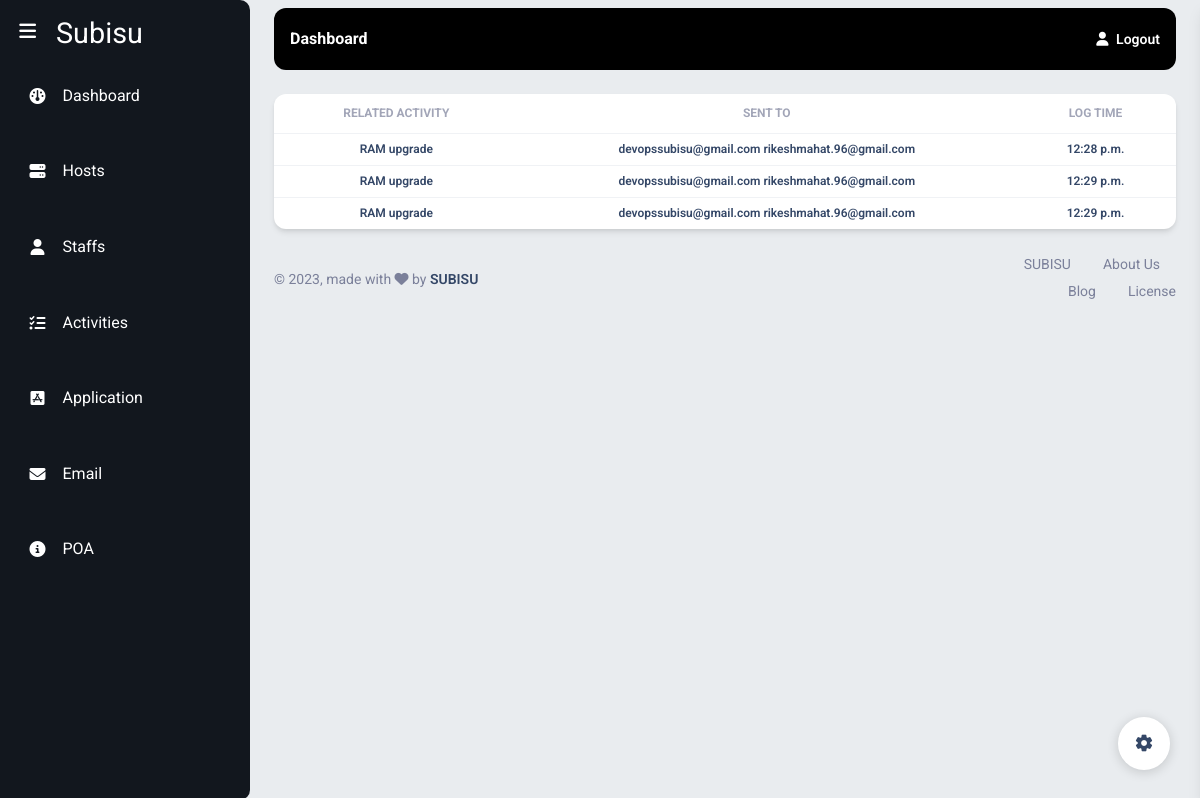
Page /email/ (signed in) on the committed database.
### subisu/models.py (models this page shows, shortened)
class EmailNotification(models.Model):
    activityId = models.ForeignKey(Activities, on_delete=models.CASCADE, verbose_name="Select Activity")
    emailBody = models.TextField(null=True, blank=True)
    logTime = models.TimeField(auto_now_add=True)

class Activities(models.Model):
    title = models.CharField(max_length=200, verbose_name="Activity Title")
    empId = models. ForeignKey(Staffs, on_delete= models.CASCADE, null = True)
    location = models.CharField(max_length=200, null=True, blank=True)
    reason = models.TextField(verbose_name="Reasons", blank=True)
    impact = models.TextField(verbose_name="Impact", blank=True)
    contact = models.ForeignKey(Units, on_delete=models.CASCADE,  null=True, help_text="Select units you want to send mail to")
    startTime = models.DateTimeField(null=True, blank=True, verbose_name="Activity Start Time")
    endTime = models.DateTimeField(null=True, blank=True,verbose_name="Activity End Time")
    activities = models.TextField(max_length=500, verbose_name="Activities")
    created = models.DateTimeField(auto_now_add=True, verbose_name="Activity Created At")
    otherEmails = models.TextField(blank=True, null=True, help_text="Add other emails separated by spaces", validators=[validate_email_list])
    Comment= models.CharField(max_length=200, null=True)
    status= models.CharField(max_length=20,choices=ACTIVITY_STATUS, default= 'Open')
    sendEmail = models.BooleanField(verbose_name = "Send Email",default=False, help_text="Send Email Notification to Department")
    ETA = models.CharField(max_length=200, null=True, blank=True)

### Models/units.py (models this page shows, shortened)
class Units(models.Model):
    name = models.CharField(max_length = 100)
    departmentId = models.ForeignKey(Departments, on_delete=models.PROTECT)
    unitHead = models.CharField(max_length=100)
    email = models.EmailField()
    status = models.BooleanField(default=True)

### subisu/views.py (the view)
# urls.py: path('email/', view_emails, name='emails'),
@login_required()
def view_emails(request):
    emails = EmailNotification.objects.all()
    context = {
        'emails' : emails
    }
    return render(request, 'subisu/emails.html', context)

### task/context_processors.py (called while the page is built)
def request_processor(request):
    return {'request': request}

### templates/subisu/emails.html (shortened to what this page needs)
{%extends 'subisu/base.html' %}
{%block start%}
<div class = "px-4">
<div class="card mt-4">
  <div class="table-responsive">
    <table class="table align-items-center mb-0">
      <thead>
        <tr>
            <th class="text-center text-uppercase text-secondary text-xs font-weight-bolder opacity-7">Related Activity</th>
            <th class="text-center text-uppercase text-secondary text-xs font-weight-bolder opacity-7">Sent To</th>
            <th class="text-center text-uppercase text-secondary text-xs font-weight-bolder opacity-7">Log Time</th>
        </tr>
      </thead>
      <tbody>
        {% for email in emails %}
            <tr>
              <td class="align-middle text-center"><h6 class="mb-0 text-xs">{{email.activityId.title}}</h6></td>
              <td class="align-middle text-center"><h6 class="mb-0 text-xs">{{ email.activityId.contact.email}} {{email.activityId.otherEmails}}</h6></td>
              <td class="align-middle text-center"><h6 class="mb-0 text-xs">{{ email.logTime}}</h6></td>
            </tr>
        {% endfor %}
      </tbody>
    </table>
  </div>
</div>
</div>
{%endblock%}

### rows in the picture
EmailNotification: activityId "RAM upgrade", activityId.contact.email "devopssubisu@gmail.com", activityId.otherEmails "rikeshmahat.96@gmail.com", logTime "12:28 p.m."
EmailNotification: activityId "RAM upgrade", activityId.contact.email "devopssubisu@gmail.com", activityId.otherEmails "rikeshmahat.96@gmail.com", logTime "12:29 p.m."
EmailNotification: activityId "RAM upgrade", activityId.contact.email "devopssubisu@gmail.com", activityId.otherEmails "rikeshmahat.96@gmail.com", logTime "12:29 p.m."
